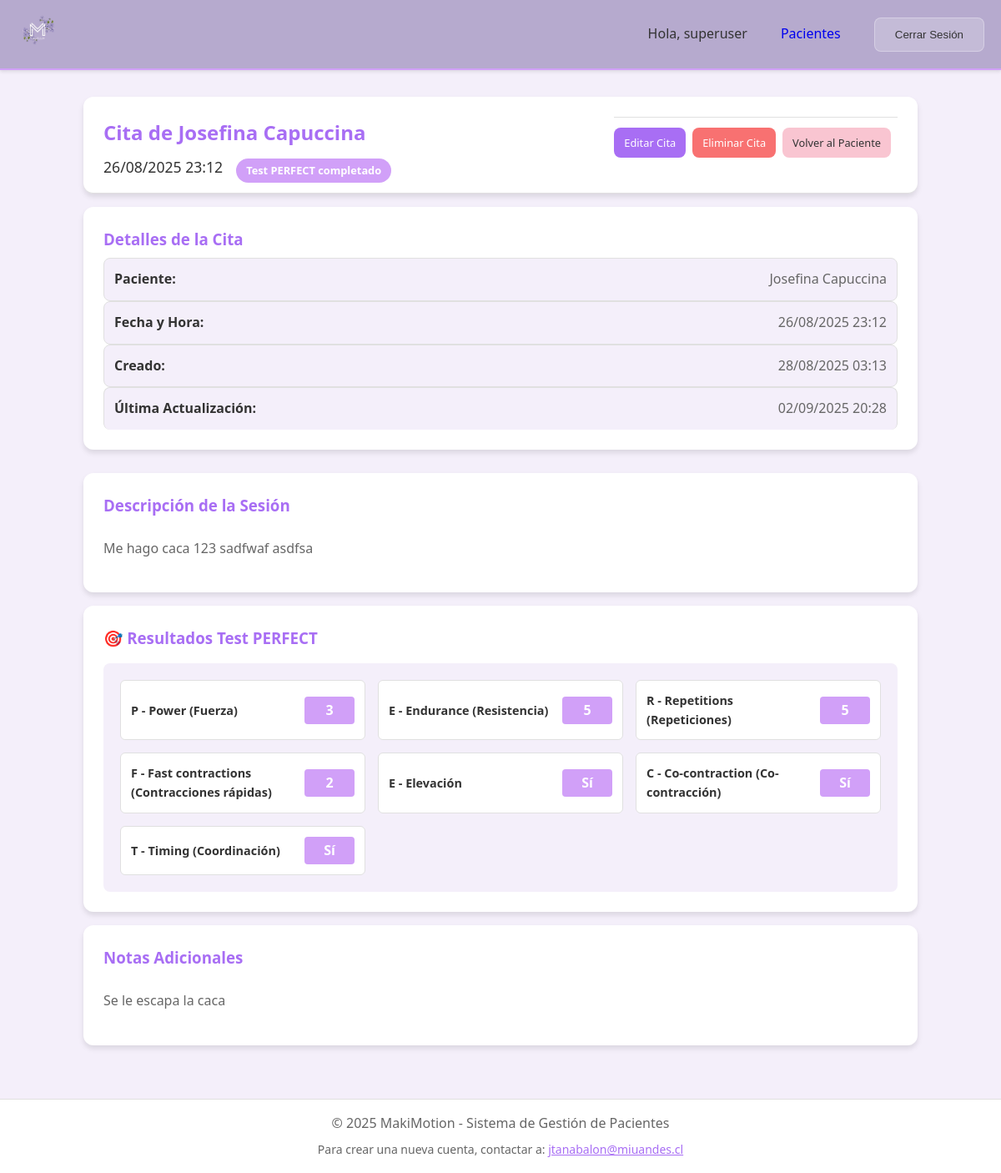
The page /appointments/10/ (signed in) on the database as committed earlier.
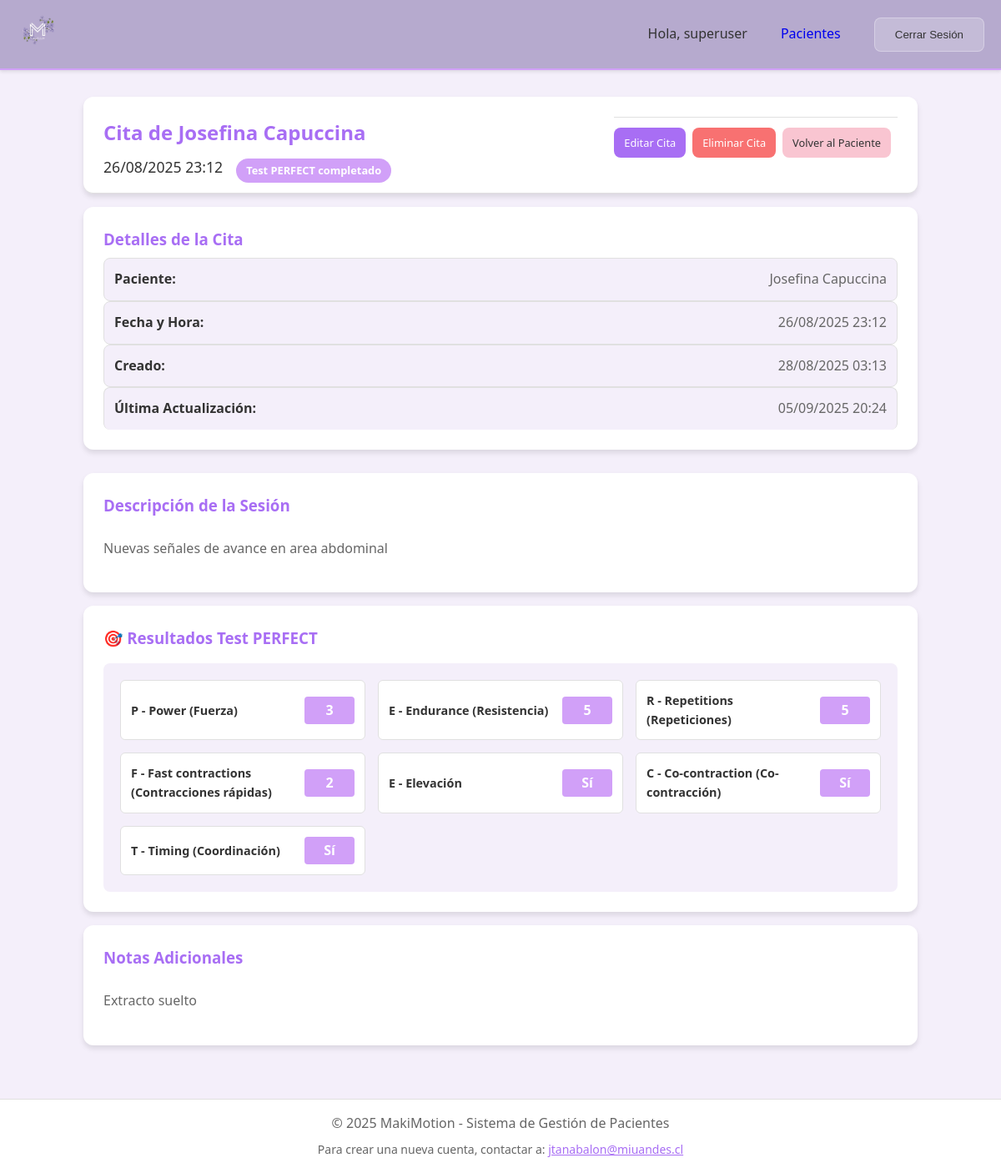
The same page on the database as committed later.
### core/models.py (models this page shows, shortened)
class Appointment(models.Model):
    YES_NO_CHOICES = [
        ('si', 'Sí'),
        ('no', 'No'),
    ]
    patient = models.ForeignKey(Patient, on_delete=models.CASCADE, related_name='appointments', help_text="Paciente")
    date_time = models.DateTimeField(help_text="Fecha y hora de la cita")
    session_description = models.TextField(help_text="Descripción de la sesión o actividad realizada")
    additional_notes = models.TextField(blank=True, help_text="Notas adicionales")
    tasks = models.TextField(blank=True, help_text="Tareas o indicaciones para seguimiento")
    perfect_p_power = models.PositiveIntegerField(null=True, blank=True, help_text="P - Power (Fuerza)")
    perfect_e_endurance = models.PositiveIntegerField(null=True, blank=True, help_text="E - Endurance (Resistencia)")
    perfect_r_repetitions = models.PositiveIntegerField(null=True, blank=True, help_text="R - Repetitions (Repeticiones)")
    perfect_f_fast = models.PositiveIntegerField(null=True, blank=True, help_text="F - Fast contractions (Contracciones rápidas)")
    perfect_e_every = models.CharField(max_length=10, choices=YES_NO_CHOICES, blank=True, help_text="E - Every contraction (Cada contracción)")
    perfect_c_cocontraction = models.CharField(max_length=10, choices=YES_NO_CHOICES, blank=True, help_text="C - Co-contraction (Co-contracción)")
    perfect_t_timing = models.CharField(max_length=10, choices=YES_NO_CHOICES, blank=True, help_text="T - Timing (Coordinación)")
    balloon_rectal_sensation = models.TextField(blank=True, help_text="Sensación rectal consciente: 10 - 30 ml")
    balloon_first_desire_volume = models.TextField(blank=True, help_text="Volumen Primer deseo: 50 - 60 ml")
    balloon_normal_desire_volume = models.TextField(blank=True, help_text="Volumen Deseo normal constante: sin acomodación 90 - 120ml")
    balloon_max_tolerable_capacity = models.TextField(blank=True, help_text="Capacidad máxima tolerable: máximo tolerable 200-240 ml")
    balloon_rectoanal_reflex = models.CharField(max_length=10, choices=YES_NO_CHOICES, blank=True, help_text="Reflejo rectoanal estriado")
    balloon_expulsion = models.CharField(max_length=10, choices=YES_NO_CHOICES, blank=True, help_text="Expulsión del balón")
    created_at = models.DateTimeField(auto_now_add=True)
    updated_at = models.DateTimeField(auto_now=True)
    class Meta:
        ordering = ['-date_time']
        verbose_name = "Cita"
        verbose_name_plural = "Citas"

### core/views.py (the view)
# urls.py: path('appointments/<int:pk>/', views.appointment_detail, name='appointment_detail'),
@login_required
def appointment_detail(request, pk):
    appointment = get_object_or_404(Appointment, pk=pk, patient__user=request.user)
    context = {
        'appointment': appointment,
        'patient': appointment.patient,
    }
    return render(request, 'appointments/appointment_detail.html', context)

### templates/appointments/appointment_detail.html (shortened to what the changed rows need)
{% extends 'base.html' %}
{% block content %}
<div class="appointment-detail-container">
    <div class="appointment-header">
        <div class="appointment-info">
            <h2>Cita de {{ patient.full_name }}</h2>
            <div class="appointment-meta">
                <span class="appointment-date">{{ appointment.date_time|date:"d/m/Y H:i" }}</span>
                <span class="perfect-summary">Test PERFECT completado</span>
            </div>
        </div>
    </div>
    <div class="appointment-content">
        <div class="appointment-details-section">
            <div class="card">
                <div class="detail-item">
                    <strong>Fecha y Hora:</strong>
                    <span>{{ appointment.date_time|date:"d/m/Y H:i" }}</span>
                </div>
                <div class="detail-item">
                    <strong>Creado:</strong>
                    <span>{{ appointment.created_at|date:"d/m/Y H:i" }}</span>
                </div>
                {% if appointment.updated_at != appointment.created_at %}
                    <div class="detail-item">
                        <strong>Última Actualización:</strong>
                        <span>{{ appointment.updated_at|date:"d/m/Y H:i" }}</span>
                    </div>
                {% endif %}
            </div>
        </div>
        <div class="appointment-description-section">
            <div class="card">
                <div class="session-content">
                    <p>{{ appointment.session_description|linebreaks }}</p>
                </div>
            </div>
            <div class="card">
                <div class="perfect-results">
                    <div class="perfect-scores-grid">
                        <div class="perfect-score-item">
                            <span class="score-label">P - Power (Fuerza)</span>
                            <span class="score-value">{{ appointment.perfect_p_power|default:"No evaluado" }}</span>
                        </div>
                        <div class="perfect-score-item">
                            <span class="score-label">E - Endurance (Resistencia)</span>
                            <span class="score-value">{{ appointment.perfect_e_endurance|default:"No evaluado" }}</span>
                        </div>
                        <div class="perfect-score-item">
                            <span class="score-label">R - Repetitions (Repeticiones)</span>
                            <span class="score-value">{{ appointment.perfect_r_repetitions|default:"No evaluado" }}</span>
                        </div>
                        <div class="perfect-score-item">
                            <span class="score-label">F - Fast contractions (Contracciones rápidas)</span>
                            <span class="score-value">{{ appointment.perfect_f_fast|default:"No evaluado" }}</span>
                        </div>
                        <div class="perfect-score-item">
                            <span class="score-label">E - Elevación</span>
                            <span class="score-value">
                                {% if appointment.perfect_e_every %}
                                    {{ appointment.get_perfect_e_every_display }}
                                {% else %}
                                    No evaluado
                                {% endif %}
                            </span>
                        </div>
                        <div class="perfect-score-item">
                            <span class="score-label">C - Co-contraction (Co-contracción)</span>
                            <span class="score-value">
                                {% if appointment.perfect_c_cocontraction %}
                                    {{ appointment.get_perfect_c_cocontraction_display }}
                                {% else %}
                                    No evaluado
                                {% endif %}
                            </span>
                        </div>
                        <div class="perfect-score-item">
                            <span class="score-label">T - Timing (Coordinación)</span>
                            <span class="score-value">
                                {% if appointment.perfect_t_timing %}
                                    {{ appointment.get_perfect_t_timing_display }}
                                {% else %}
                                    No evaluado
                                {% endif %}
                            </span>
                        </div>
                    </div>
                </div>
            </div>
            {% if appointment.additional_notes %}
                <div class="card">
                    <h3>Notas Adicionales</h3>
                    <div class="notes-content">
                        <p>{{ appointment.additional_notes|linebreaks }}</p>
                    </div>
                </div>
            {% endif %}
        </div>
    </div>
</div>
{% endblock %}

Rows that differ between the two databases and show on the page:
changed Appointment "Sí": updated_at "02/09/2025 20:28" → "05/09/2025 20:24"; session_description "Me hago caca 123 sadfwaf asdfsa" → "Nuevas señales de avance en area abdominal"; additional_notes "Se le escapa la caca" → "Extracto suelto"
